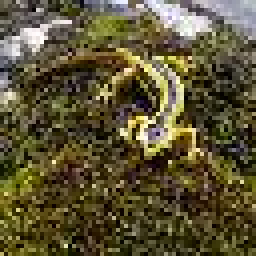
#> input picture TIN/n01629819/images/n01629819_145.JPEG, 64 x 64 px (shown 4 times larger); its folder holds only this picture in this run
$ python FR.py
#> lines starting #> are read from the running program, lines starting #| are printed output that depends on the picture
#!/usr/bin/env python
# coding: utf-8


import os
dd=os.listdir('TIN')
f1 = open('train.txt', 'w')
f2 = open('test.txt', 'w')
for i in range(len(dd)):
    d2 = os.listdir ('TIN/%s/images/'%(dd[i]))
    for j in range(len(d2)-2):
        str1='TIN/%s/images/%s'%(dd[i], d2[j])
        f1.write("%s %d\n" % (str1, i))
    str1='TIN/%s/images/%s'%(dd[i], d2[-1])
    f2.write("%s %d\n" % (str1, i))
#> pass 2 of the loop `for i in range(len(dd)):`:

f1.close()
f2.close()


import cv2
import numpy as np
from numpy import linalg as LA

def load_img(f):
    f=open(f)
    lines=f.readlines()
    imgs, lab=[], []
    print("loading images\n")
    for i in range(len(lines)):
        fn, label = lines[i].split(' ')

        im1=cv2.imread(fn)
        im1=cv2.resize(im1, (128,128))
        im1 = cv2.cvtColor(im1, cv2.COLOR_BGR2GRAY)


        vec = np.reshape(im1, [-1])
        imgs.append(vec)
        lab.append(int(label))
    imgs= np.asarray(imgs, np.float32)
    lab= np.asarray(lab, np.int32)
    return imgs, lab


x, y = load_img('train.txt')
tx, ty = load_img('test.txt')
#> call 2 of load_img, with f = 'test.txt'
#> in load_img, im1 is the input picture: shape (64, 64, 3); mean B, G, R 53.2, 83.4, 92.1
#> in load_img (call 2), `im1=cv2.resize(im1, (128,128))`:
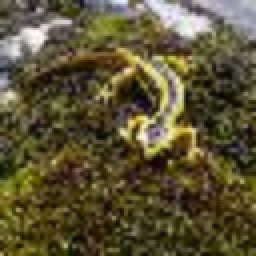
#> im1: shape (128, 128, 3) (shown 2 times larger); mean B, G, R 53.1, 83.4, 92.1
#> in load_img (call 2), `im1 = cv2.cvtColor(im1, cv2.COLOR_BGR2GRAY)`:
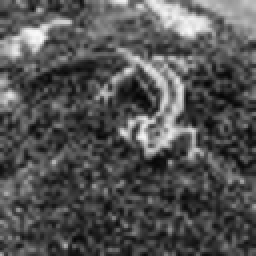
#> im1: shape (128, 128) (shown 2 times larger); min 5, max 250, mean 82.5
#> in load_img (call 2), `vec = np.reshape(im1, [-1])`: vec = 16384 values, max 250 at index 2066, min 5 at index 6344, mean 82.5
#> pass 2 of the loop in load_img, `for i in range(len(lines)):`:
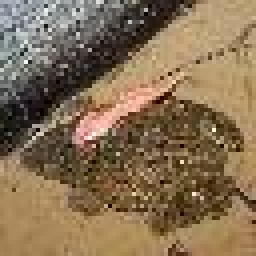
#> input picture TIN/n01641577/images/n01641577_99.JPEG, 64 x 64 px (shown 4 times larger)
#> in load_img, im1 is the input picture: shape (64, 64, 3); mean B, G, R 83.4, 111.5, 133.6
#> in load_img (call 2), `im1=cv2.resize(im1, (128,128))`:
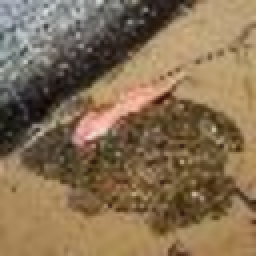
#> im1: shape (128, 128, 3) (shown 2 times larger); mean B, G, R 83.3, 111.5, 133.6
#> in load_img (call 2), `im1 = cv2.cvtColor(im1, cv2.COLOR_BGR2GRAY)`:
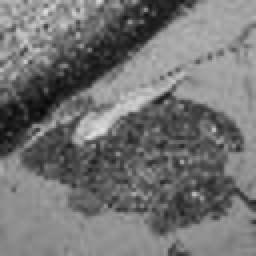
#> im1: shape (128, 128) (shown 2 times larger); min 7, max 224, mean 114.9
#> vec = 16384 values, max 224 at index 8495, min 7 at index 7060, mean 114.9
#> ty = [0, 1]


#======================================
#X就是資料，Y是Label，請設計不同分類器來得到最高效能
#必須要計算出分類的正確率
#======================================
